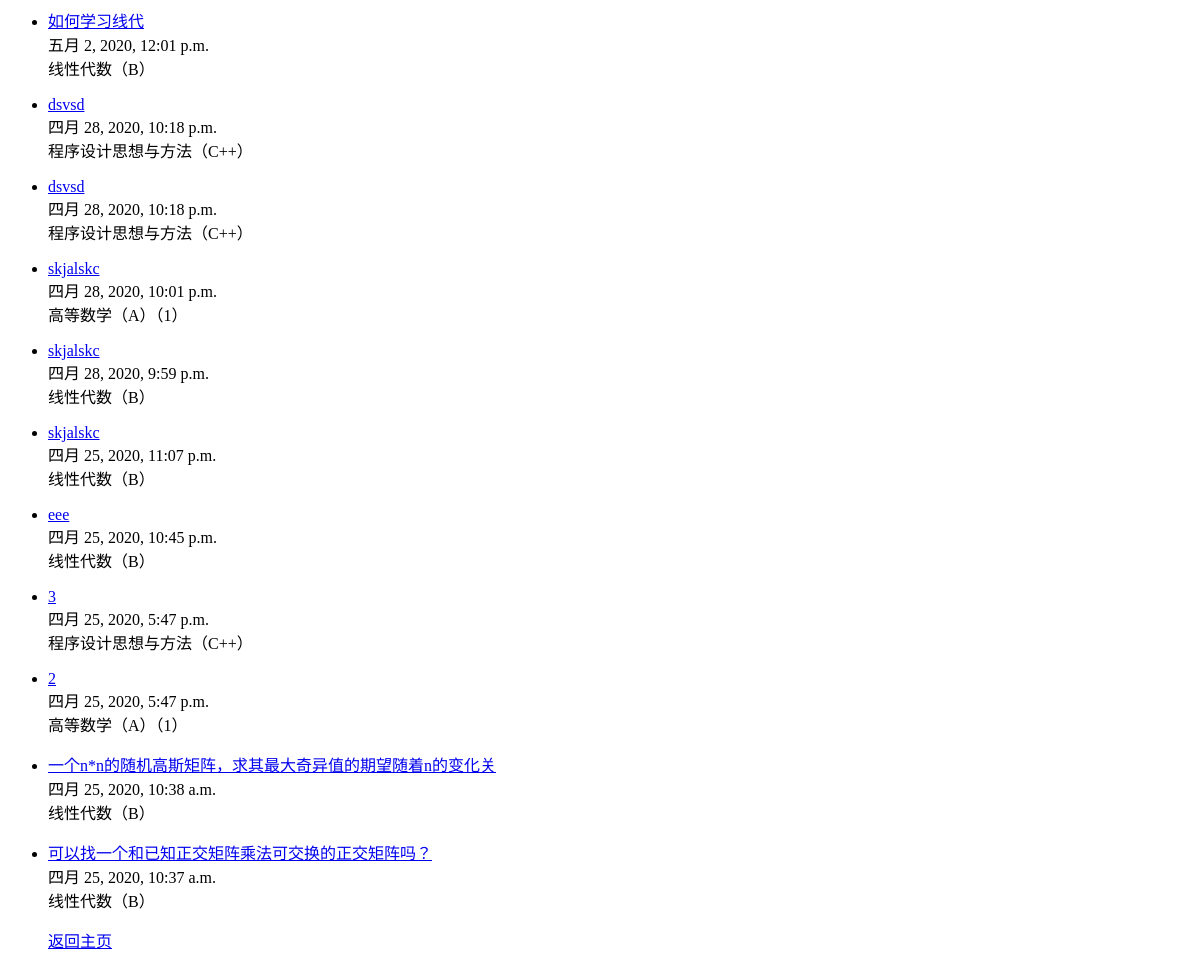
The page /qas_system/all_question/ on the database as committed earlier.
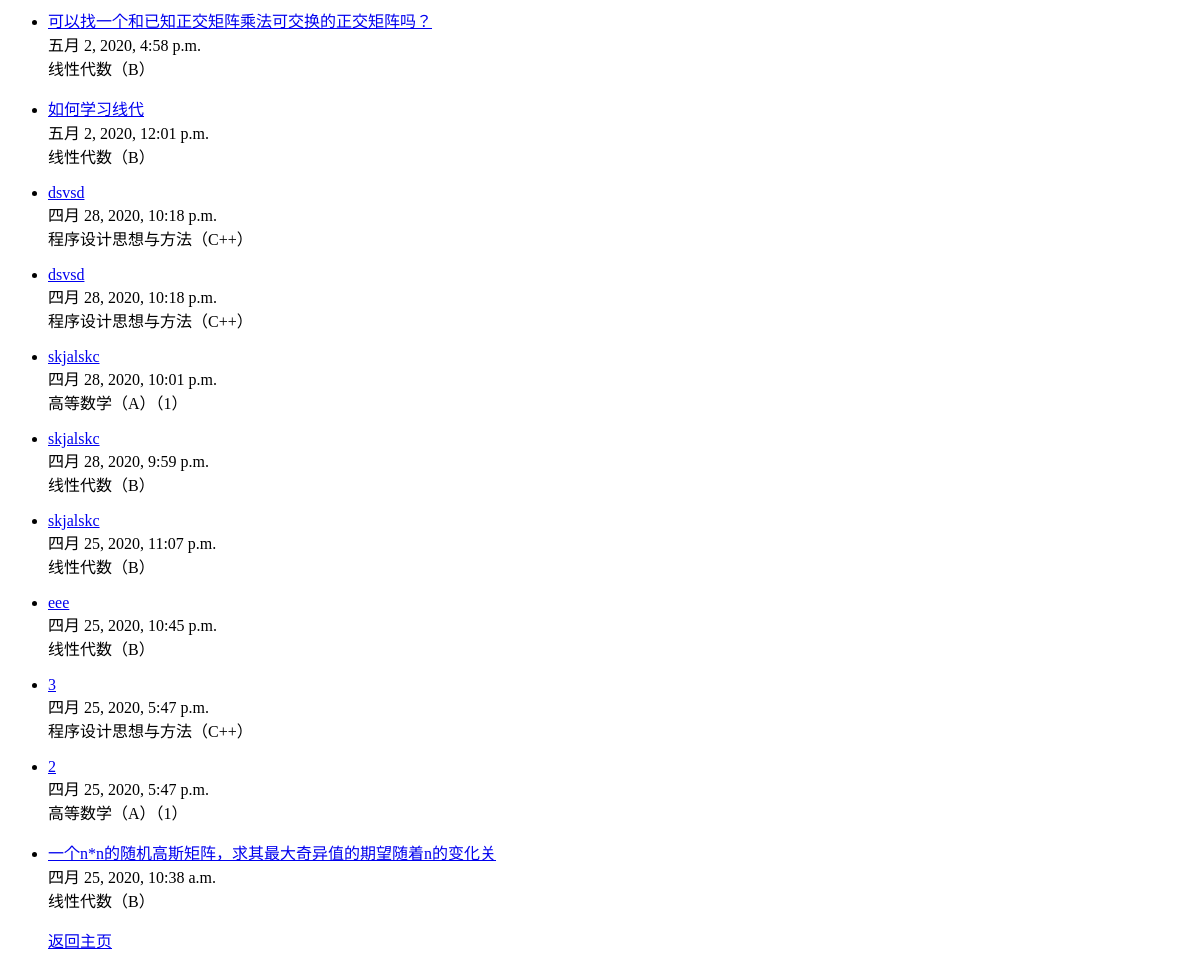
The same page on the database as committed later.
### qas_system/models.py (models this page shows, shortened)
class Question(models.Model):
    question_title = models.CharField(verbose_name='标题', max_length=30, blank=False)
    question_text = RichTextField(verbose_name='具体描述')
    question_subject = models.ForeignKey('Subject', verbose_name='科目', on_delete=models.CASCADE)
    pub_date = models.DateTimeField(auto_now=True, verbose_name='提问日期')
    page_views = models.IntegerField(default=0, verbose_name='浏览量')
    questioner = models.ForeignKey('User', verbose_name='提问者', on_delete=models.CASCADE)
    good_num = models.IntegerField(default=0, verbose_name='点赞量')

class Subject(models.Model):
    name = models.CharField(max_length=30, unique=True, verbose_name='科目名称')
    def __str__(self):
        return self.name

### qas_system/views.py (the view)
# urls.py: path('all_question/', views.all_question),  # 浏览所有问题 按照时间顺序排列
def all_question(request):
    all_question_list = Question.objects.all().order_by('-pub_date')
    return render(request, 'all_question.html', {'all_question_list': all_question_list})

### templates/all_question.html (shortened to what this page needs)
{% if all_question_list %}
    <ul>
    {% for question in all_question_list %}
        <li><a href="/qas_system/question/{{ question.id }}/">{{ question.question_title }}</a></li>
        {{ question.pub_date }}<br>
        {{ question.question_subject }}
    {% endfor %}
    <a href="/qas_system/", target="_self">返回主页</a>
    </ul>
{% else %}
    <p>未找到结果，点击下面的链接返回。</p>
    <a href="/qas_system/select/", target="_self">返回筛选页面</a>
    <a href="/qas_system/", target="_self">返回主页</a>
{% endif %}

Rows that differ between the two databases and show on the page:
changed Question "可以找一个和已知正交矩阵乘法可交换的正交矩阵吗？": pub_date "四月 25, 2020, 10:37 a.m." → "五月 2, 2020, 4:58 p.m."; moves up the list
